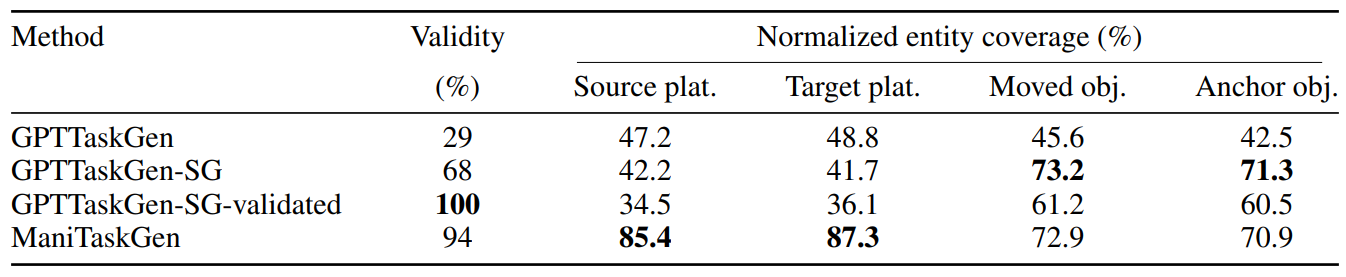
#> input picture images/validation_GPTTaskgen.png, 1346 x 277 px
$ python -i build_still_webms.py   (imports and definitions only)
#> lines starting #> are read from the running program, lines starting #| are printed output that depends on the picture; after the words box and inside, x2 and y2 are one past the last pixel; in counts of white or black regions, pixels touching at a corner belong together
#> further down, picture is the input picture: PIL image 1346x277 RGBA; mean R, G, B, A 236.7, 236.7, 236.7, 255
"""Build the single-frame WebMs used by the homepage (Pillow + ffmpeg/libvpx)."""
from concurrent.futures import ThreadPoolExecutor
from pathlib import Path
import subprocess
from PIL import Image, ImageChops

ROOT = Path(__file__).resolve().parents[1]
IMAGES = ROOT / 'images'
OUT = ROOT / 'assets/stills'


def content_columns(im):
    """Only trim contiguous pale outer columns. Keep a 2px guard around ink."""
    r, g, b = im.convert('RGB').split()
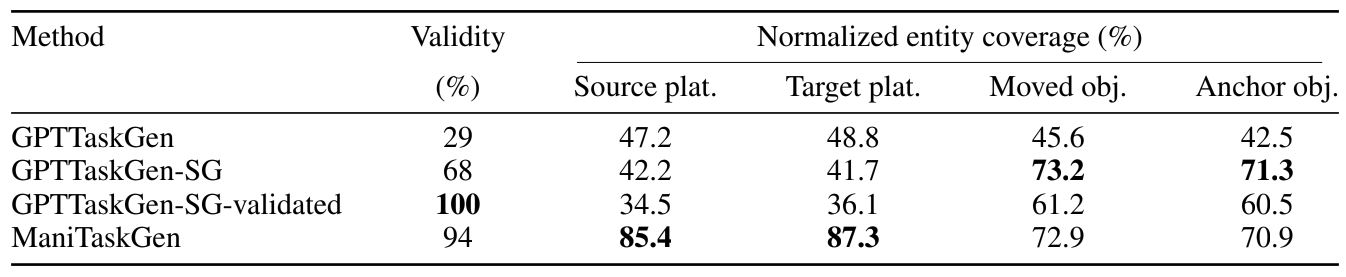
#> r: PIL image 1346x277 L; min 0, max 255, mean 236.7
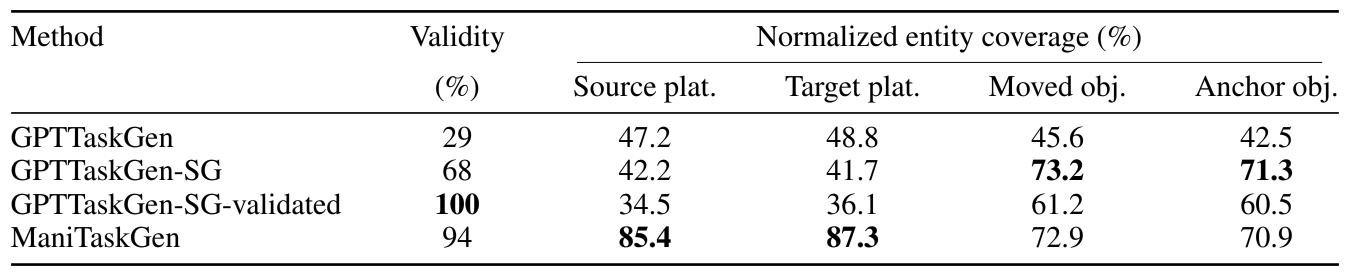
#> b: PIL image 1346x277 L; min 0, max 255, mean 236.7
    ink = ImageChops.darker(ImageChops.darker(r, g), b).point(lambda v: 255 if v < 232 else 0)
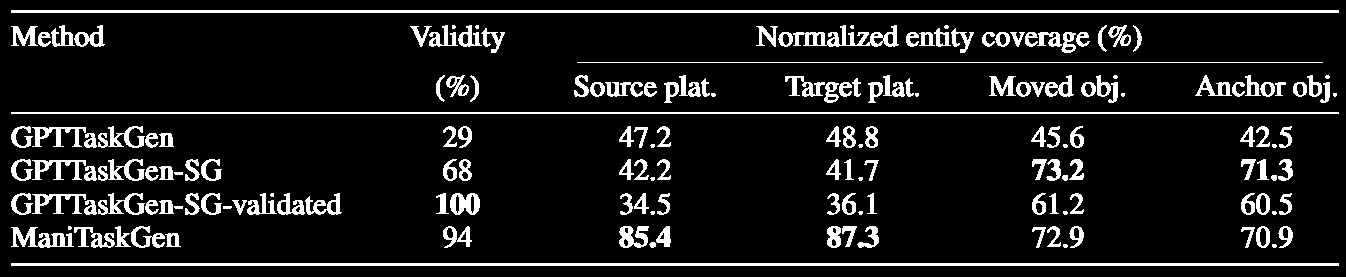
#> ink: PIL image 1346x277 L; 10.4% white; 176 white regions (24 under 20 px), largest, box (x1, y1, x2, y2) and area: (11, 10, 1339, 13) 3984, (11, 263, 1339, 266) 3984, (11, 112, 1339, 114) 2656
    box = ink.getbbox()
#> box = (11, 10, 1339, 266)
    if not box:
        return 0, im.width
    left, _, right, _ = box
#> left = 11; right = 1339
    return (left - 2 if left >= 5 else 0, right + 2 if im.width - right >= 5 else im.width)


def build_episode_frame(src):
    """Extract the recorded camera view, then remove margins inside that view."""
    model = src.parent.name.split('_')[0]
    step = int(src.stem.split('step')[-1])
    region_view = step in ({11, 12} if model == 'claude' else {4})
    with Image.open(src) as im:
        panel = im.width / max(1, round(im.width / (im.height * 1.31)))
        x = round(im.width - panel) if region_view else 0
        view = im.crop((x, 0, x + round(panel * .98), round(im.height * .72))).convert('RGB')
    left, right = content_columns(view)
    view = view.crop((left, 0, right, view.height))
    view.thumbnail((1080, 670), Image.Resampling.LANCZOS)
    view.save(ROOT / 'assets/stories/frames' / f'{model}-{step}.webp', quality=85)


def encode(src):
    dest = OUT / src.relative_to(IMAGES).with_suffix('.webm')
    dest.parent.mkdir(parents=True, exist_ok=True)
    with Image.open(src) as im:
        # Preserve the original framing of the Sankey and real-world figures.
        keep_frame = src.relative_to(IMAGES).as_posix() in {'paper/sankey_diagram.png', 'paper/real_robot_fig.png'}
        left, right = (0, im.width) if keep_frame else content_columns(im)
        width, height, original_width = right - left, im.height, im.width
    limit = 960 if 'outcome-tasks' in src.parts else 2400
    # Keep the original encode density; do not spend the saved blank pixels enlarging the strip.
    w = max(2, round(width * min(1, limit / original_width) / 2) * 2)
    h = round(height * w / width / 2) * 2
    subprocess.run(['ffmpeg', '-hide_banner', '-loglevel', 'error', '-y', '-i', str(src),
                    '-vf', f'crop={width}:{height}:{left}:0:exact=1,scale={w}:{h}:flags=lanczos,setsar=1', '-frames:v', '1', '-an',
                    '-c:v', 'libvpx-vp9', '-pix_fmt', 'yuv420p', '-threads', '2',
                    '-row-mt', '1', '-cpu-used', '4', '-b:v', '0', '-crf', '31', str(dest)], check=True)
    return dest.stat().st_size


# [11 lines not run here, left out]

>>> from PIL import Image
>>> picture = Image.open('../images/validation_GPTTaskgen.png')
>>> result = content_columns(picture)
#> result = (9, 1341)
